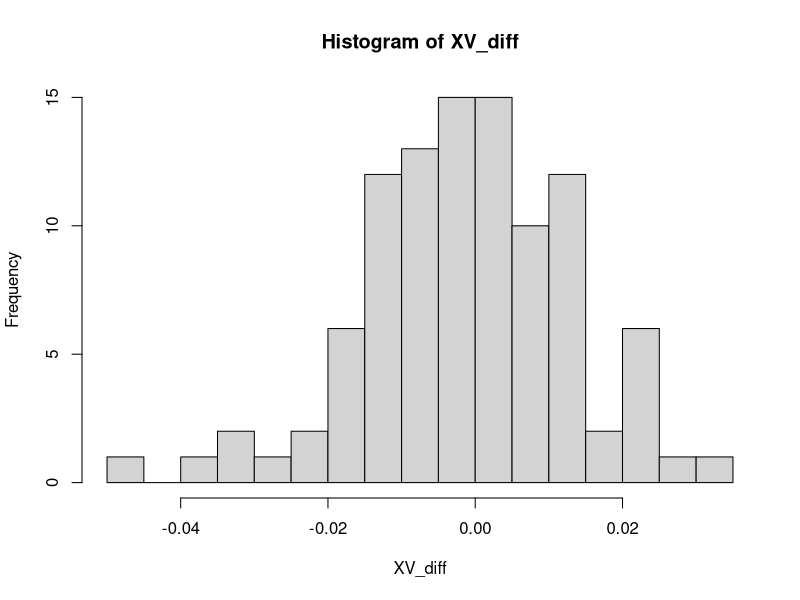

Source code (R):
sim.logS <- function(S_0, mu, sigma, T_, N) {
  dt <- T_/N
  muT <- (mu - 0.5*sigma^2)

  logS_t <- vector("double", N)
  logS_t[1] <- as.numeric(log(S_0))
  
  BM <- rnorm(N,mean = 0, sd = sqrt(dt))
  
  for (i in 2:N) {
    logS_t[i] <- muT*dt + sigma*BM[i-1] + logS_t[i - 1]
  }
  return(logS_t)
}

parameters <- read.table("input.txt", sep=",")


#TEST, SET PARAMETERS
S_0 <- as.numeric(parameters[1])
B_0 <- as.numeric(parameters[2])
mu <- as.numeric(parameters[3])
sigma <- as.numeric(parameters[4])
r <- as.numeric(parameters[5])
T_ <- as.numeric(parameters[6])
p <- as.numeric(parameters[7])
N <- as.numeric(parameters[8])
M <- as.numeric(parameters[9])

dt <- T_/N
t <- 1:N

#B
f_1 <- function(t) (log(B_0) + r*dt*(t))
XV_diff <- vector("double", M)

for (j in 1:M){
  
  #S_t
  logS_t <- sim.logS(S_0,mu, sigma, T_, N)
  S <- exp(logS_t)
  #####################################################################################
  
  #v(S_t,t)
  v_t <- vector("double", N)
  v_t[1] <- exp(-r*(T_))*((S[1])^p)*exp(p*(r - 0.5*sigma^2)*(T_) + 0.5*(p^2)*sigma^2*(T_))
  
  for (i in 2:N) {
    v_t[i] <- exp(-r*(T_ - i*dt))*((S[i])^p)*exp(p*(r - 0.5*sigma^2)*(T_ - i*dt) + 0.5*(p^2)*sigma^2*(T_ - i*dt))
  }
  ###########################################################################################
  
  # Delta_t
  Delta_t <- vector("double", N)
  Delta_t[1] <- p*exp(-r*(T_))*((S[1])^(p - 1))*exp(p*(r - 0.5*sigma^2)*(T_) + 0.5*(p^2)*(sigma^2)*(T_))
  for (i in 2:N) {
    Delta_t[i] <- p*exp(-r*(T_ - i*dt))*((S[i])^(p - 1))*exp(p*(r - 0.5*sigma^2)*(T_ - i*dt) + 0.5*(p^2)*(sigma^2)*(T_ - i*dt))
  }
  ###########################################################################################
  
  # X_t
  X_t <- vector("double", N)
  X_t[1] <- v_t[1]
  for (i in 2:N) {
    X_t[i] <- as.numeric(Delta_t[i - 1])*(S[i] - S[i - 1]) + (X_t[i - 1] - Delta_t[i - 1]*S[i - 1])*(exp(f_1(i)) - exp(f_1(i - 1)))/exp(f_1(i - 1)) + X_t[i - 1]
  }
  
  XV_diff[j] <- X_t[N] - v_t[N]
}



png("partf.png")
hist(XV_diff, breaks=20)

dev.off()


